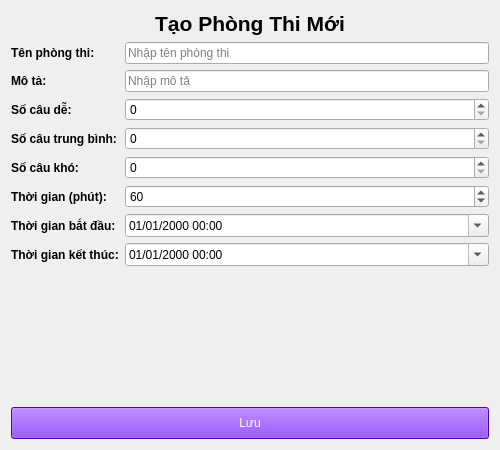
<?xml version="1.0" encoding="UTF-8"?>
<ui version="4.0">
 <class>CreateExamRoom</class>
 <widget class="QWidget" name="CreateExamRoom">
  <property name="geometry">
   <rect>
    <x>0</x>
    <y>0</y>
    <width>500</width>
    <height>450</height>
   </rect>
  </property>
  <property name="windowTitle">
   <string>Tạo Phòng Thi</string>
  </property>
  <layout class="QVBoxLayout" name="verticalLayout">
   <item>
    <widget class="QLabel" name="titleLabel">
     <property name="text">
      <string>Tạo Phòng Thi Mới</string>
     </property>
     <property name="font">
      <font>
       <pointsize>16</pointsize>
       <weight>75</weight>
       <bold>true</bold>
      </font>
     </property>
     <property name="alignment">
      <set>Qt::AlignCenter</set>
     </property>
    </widget>
   </item>
   <item>
    <layout class="QFormLayout" name="formLayout">
     <item row="0" column="0">
      <widget class="QLabel" name="nameLabel">
       <property name="text">
        <string>Tên phòng thi:</string>
       </property>
       <property name="font">
        <font><bold>true</bold></font>
       </property>
      </widget>
     </item>
     <item row="0" column="1">
      <widget class="QLineEdit" name="nameLineEdit">
       <property name="placeholderText">
        <string>Nhập tên phòng thi</string>
       </property>
      </widget>
     </item>
     <item row="1" column="0">
      <widget class="QLabel" name="descLabel">
       <property name="text">
        <string>Mô tả:</string>
       </property>
       <property name="font">
        <font><bold>true</bold></font>
       </property>
      </widget>
     </item>
     <item row="1" column="1">
      <widget class="QLineEdit" name="descriptionLineEdit">
       <property name="placeholderText">
        <string>Nhập mô tả</string>
       </property>
      </widget>
     </item>
     <item row="2" column="0">
      <widget class="QLabel" name="easyLabel">
       <property name="text">
        <string>Số câu dễ:</string>
       </property>
       <property name="font">
        <font><bold>true</bold></font>
       </property>
      </widget>
     </item>
     <item row="2" column="1">
      <widget class="QSpinBox" name="easySpinBox">
       <property name="minimum">
        <number>0</number>
       </property>
       <property name="maximum">
        <number>100</number>
       </property>
      </widget>
     </item>
     <item row="3" column="0">
      <widget class="QLabel" name="mediumLabel">
       <property name="text">
        <string>Số câu trung bình:</string>
       </property>
       <property name="font">
        <font><bold>true</bold></font>
       </property>
      </widget>
     </item>
     <item row="3" column="1">
      <widget class="QSpinBox" name="mediumSpinBox">
       <property name="minimum">
        <number>0</number>
       </property>
       <property name="maximum">
        <number>100</number>
       </property>
      </widget>
     </item>
     <item row="4" column="0">
      <widget class="QLabel" name="hardLabel">
       <property name="text">
        <string>Số câu khó:</string>
       </property>
       <property name="font">
        <font><bold>true</bold></font>
       </property>
      </widget>
     </item>
     <item row="4" column="1">
      <widget class="QSpinBox" name="hardSpinBox">
       <property name="minimum">
        <number>0</number>
       </property>
       <property name="maximum">
        <number>100</number>
       </property>
      </widget>
     </item>
     <item row="5" column="0">
      <widget class="QLabel" name="timeLimitLabel">
       <property name="text">
        <string>Thời gian (phút):</string>
       </property>
       <property name="font">
        <font><bold>true</bold></font>
       </property>
      </widget>
     </item>
     <item row="5" column="1">
      <widget class="QSpinBox" name="timeLimitSpinBox">
       <property name="minimum">
        <number>1</number>
       </property>
       <property name="maximum">
        <number>300</number>
       </property>
       <property name="value">
        <number>60</number>
       </property>
      </widget>
     </item>
     <item row="6" column="0">
      <widget class="QLabel" name="startLabel">
       <property name="text">
        <string>Thời gian bắt đầu:</string>
       </property>
       <property name="font">
        <font><bold>true</bold></font>
       </property>
      </widget>
     </item>
     <item row="6" column="1">
      <widget class="QDateTimeEdit" name="startDateTimeEdit">
       <property name="displayFormat">
        <string>dd/MM/yyyy HH:mm</string>
       </property>
       <property name="calendarPopup">
        <bool>true</bool>
       </property>
      </widget>
     </item>
     <item row="7" column="0">
      <widget class="QLabel" name="endLabel">
       <property name="text">
        <string>Thời gian kết thúc:</string>
       </property>
       <property name="font">
        <font><bold>true</bold></font>
       </property>
      </widget>
     </item>
     <item row="7" column="1">
      <widget class="QDateTimeEdit" name="endDateTimeEdit">
       <property name="displayFormat">
        <string>dd/MM/yyyy HH:mm</string>
       </property>
       <property name="calendarPopup">
        <bool>true</bool>
       </property>
      </widget>
     </item>
    </layout>
   </item>
   <item>
    <spacer name="verticalSpacer">
     <property name="orientation">
      <enum>Qt::Vertical</enum>
     </property>
     <property name="sizeHint" stdset="0">
      <size>
       <width>20</width>
       <height>20</height>
      </size>
     </property>
    </spacer>
   </item>
   <item>
    <widget class="QPushButton" name="saveButton">
     <property name="text">
      <string>Lưu</string>
     </property>
     <property name="cursor">
      <cursorShape>PointingHandCursor</cursorShape>
     </property>
     <property name="styleSheet">
      <string>background-color: #6600FF; color: white; padding: 8px;</string>
     </property>
    </widget>
   </item>
  </layout>
 </widget>
 <resources/>
 <connections/>
</ui>
